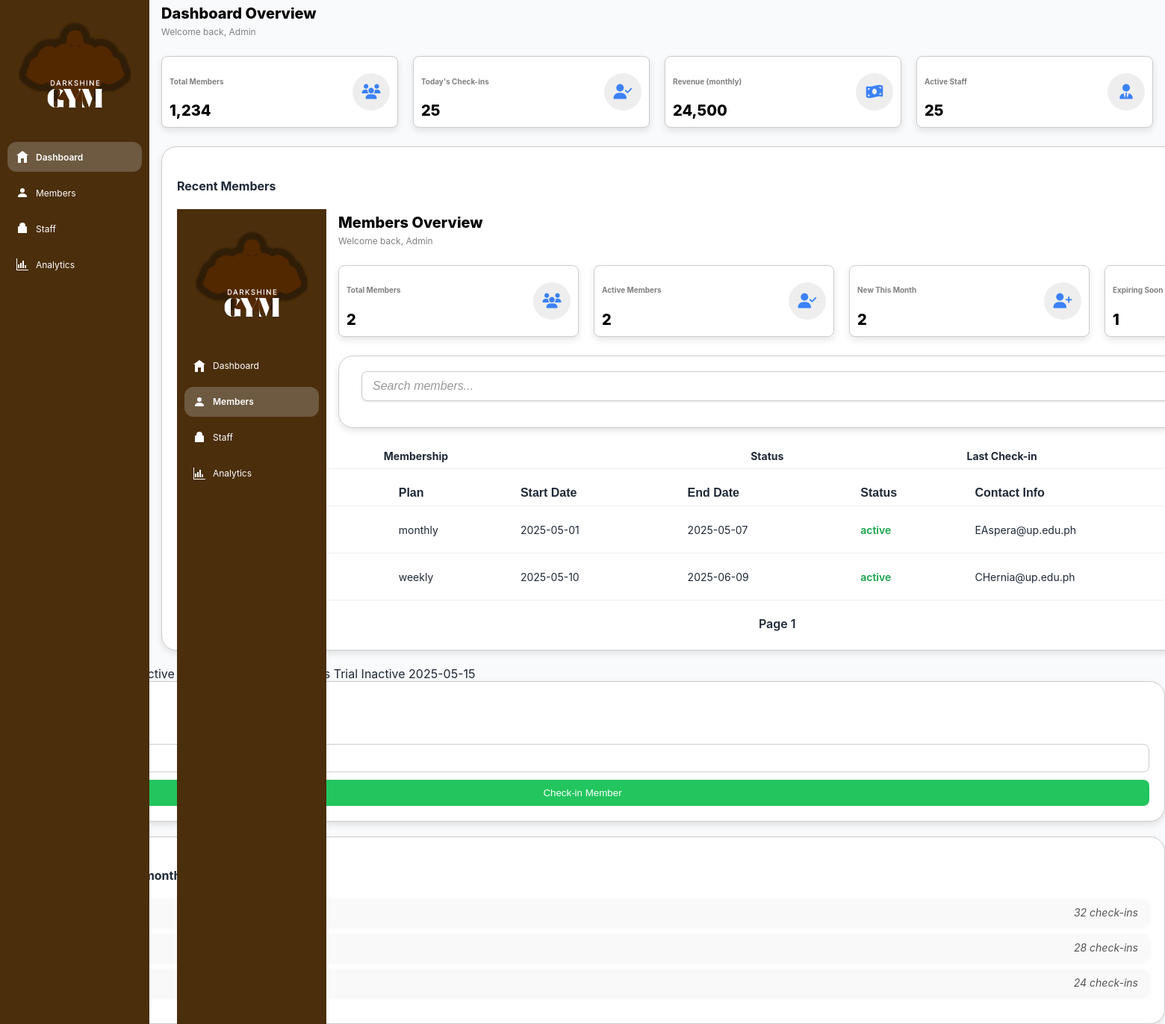
The page /memberFunctions/index.php on the database its author committed.
### tables this page shows
CREATE table members (
    member_ID INT AUto_INCREMENT PRIMARY KEY,
    member_name VARCHAR(50),
    contact_info VARCHAR(50),
    membership_status ENUM('active', 'inactive', 'cancelled') DEFAULT 'active'
);

CREATE TABLE membership (
    membership_ID INT AUTO_INCREMENT PRIMARY KEY,
    membership_type ENUM('weekly', 'monthly', 'yearly') NOT NULL,
    price DECIMAL(10,2) CHECK (price >= 0),
    duration INT CHECK (duration > 0)
);

CREATE TABLE subscribes (
    subscription_ID INT AUTO_INCREMENT PRIMARY KEY,
    member_ID INT NOT NULL,
    membership_ID INT NOT NULL,
    purchase_date DATE,
    start_date DATE,
    end_date DATE,
    FOREIGN KEY (member_ID) REFERENCES members(member_ID),
    FOREIGN KEY (membership_ID) REFERENCES membership(membership_ID)
);

### memberFunctions/displayMembers.php (the view)
<?php
include 'DBConnector.php';
$member_query = "SELECT * FROM members";
$member_result = $conn->query($member_query);
if ($member_result->num_rows > 0) {
    while($row = $member_result->fetch_assoc()) {
        $subscription_query = "SELECT *
                                FROM membership m
                                JOIN subscribes s ON m.membership_ID = s.membership_ID
                                WHERE s.member_ID = " . $row["member_ID"] . ";" ;
        $subscription = $conn->query($subscription_query)->fetch_assoc();
        $memType = isset($subscription["membership_type"]) ? $subscription["membership_type"] : "N/A";
        $startDate = isset($subscription["start_date"]) ? $subscription["start_date"] : "N/A";
        $endDate = isset($subscription["end_date"]) ? $subscription["end_date"] : "N/A";
        $subscription_ID = isset($subscription['subscription_ID']) ? (int) $subscription['subscription_ID'] : 0;
        echo"
        <tr>
          <td>" . $row["member_name"] . "</td>
          <td>" . $memType . "</td>
          <td>" . $startDate . "</td>
          <td>" . $endDate . "</td>
          <td class='status Active'>" . $row["membership_status"] . "</td>
          <td>" . $row["contact_info"] . "</td>
          <td>" .
            "<form action='delete_subscription.php' method='post' onsubmit=\"return confirm('Are you sure you want to cancel subscription for this member?')\">".
                "<input type='text' style='display:none;' name='subscription_ID' value='".$subscription_ID."'>".
                "<input type='text' style='display:none;' name='action' value='delete'>".
                "<button type='submit' class='action-btn delete' title='Cancel Subscription'>
                  <i class='fas fa-cancel'></i>
                </button>".
            "</form>".
            "<form action='Members.php' method='post'>".
                "<input type='text' style='display:none;' name='MemberID' value='".$row["member_ID"]."'>".
                "<input type='text' style='display:none;' name='action' value='edit'>".
                "<button type='submit' class='action-btn edit' title='Edit'>
                  <i class='fas fa-pen'></i>
                </button>".
            "</form>".
          "
          </td>
        </tr>
        ";
    }
} else {
    echo "0 results";
}
?>

### memberFunctions/styles.css (style rules this page uses)
:root { --primary-brown: #4B2E0B; --sidebar-hover-bg: #7F6B53; --sidebar-active-bg: #6D5A41; --button-blue: #2563EB; --button-blue-dark: #1D4ED8; --button-green: #22C55E; --button-green-light: #4ADE80; --text-active: #16A34A; --text-inactive: #6B7280; --text-primary: #1F2937; --text-secondary: #374151; --background-light: #F9FAFB; --shadow-color: rgba(0, 0, 0, 0.1); }
body { color: var(--text-primary); background-color: var(--background-light); margin: 0; font-family: "Inter", sans-serif; }
.members-table th, .members-table td { text-align: left; padding: 8px; border-bottom: 1px solid #eee; font-size: 14px; }
.members-table .status.Active { color: var(--text-active); font-weight: 600; }

### rows shown on the page
members: membership.membership_type "monthly", subscribes.start_date "2025-05-01", subscribes.end_date "2025-05-07", membership_status "active", contact_info "EAspera@up.edu.ph"
members: membership.membership_type "weekly", subscribes.start_date "2025-05-10", subscribes.end_date "2025-06-09", membership_status "active", contact_info "CHernia@up.edu.ph"

### other values the page prints
$total_members['total'] "2"
$active_members['total'] "2"
$new_members['total'] "2"
$new_members['total'] "1"
